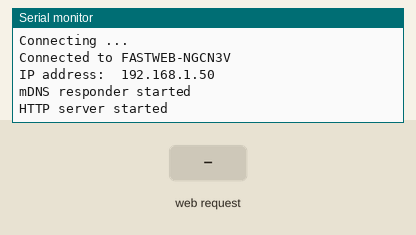
A program run on a simulated ESP8266 (NodeMCU). Parts: the last lines printed to the serial monitor. Inputs (shaded band) come from the test bench. WiFi joins after 1.5 s; servers stay silent unless stated; storage starts empty.

Above: at 2.7 s.
2.8 s: HTTP request GET /upload received
At 4.0 s:
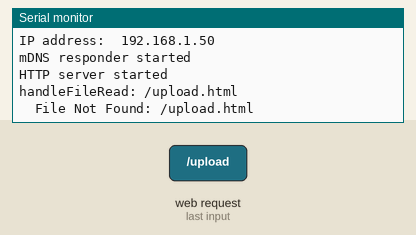
4.3 s: HTTP request GET /upload/uri received
At 5.2 s:
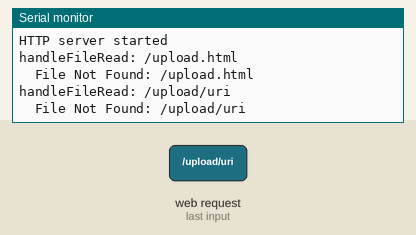

The program:

main.cpp
```cpp
#include <ESP8266WiFi.h>
#include <WiFiClient.h>
#include <ESP8266WiFiMulti.h>
#include <ESP8266HTTPClient.h>
#include <ESP8266mDNS.h>
#include <ESP8266WebServer.h>
#include <SD.h>
const char *ssid = "FASTWEB-NGCN3V";
const char *password = "G3P32AOH7L";
ESP8266WiFiMulti wifiMulti; // Create an instance of the ESP8266WiFiMulti class, called 'wifiMulti'

ESP8266WebServer server(80); // Create a webserver object that listens for HTTP request on port 80


String getContentType(String filename); // convert the file extension to the MIME type
bool handleFileRead(String path);       // send the right file to the client (if it exists)
void handleFileUpload();                // upload a new file to the SD
void setup()
{

    //client.begin()

    Serial.begin(115200); // Start the Serial communication to send messages to the computer
    delay(10);
    Serial.println('\n');

    wifiMulti.addAP(ssid, password); // add Wi-Fi networks you want to connect to

    Serial.println("Connecting ...");
    int i = 0;
    while (wifiMulti.run() != WL_CONNECTED)
    { // Wait for the Wi-Fi to connect
        delay(1000);
        Serial.print(++i);
        Serial.print(' ');
    }
    Serial.println('\n');
    Serial.print("Connected to ");
    Serial.println(WiFi.SSID()); // Tell us what network we're connected to
    Serial.print("IP address:\t");
    Serial.println(WiFi.localIP()); // Send the IP address of the ESP8266 to the computer

    if (MDNS.begin("esp8266"))
    { // Start the mDNS responder for esp8266.local
        Serial.println("mDNS responder started");
    }
    else
    {
        Serial.println("Error setting up MDNS responder!");
    }

    SD.begin(D2); // Start the SPI Flash Files System

    server.on("/upload", HTTP_GET, []() {                 // if the client requests the upload page
    if (!handleFileRead("/upload.html"))                // send it if it exists
      server.send(404, "text/plain", "404: Not Found"); // otherwise, respond with a 404 (Not Found) error
  });


    server.on(
        "/upload/uri", HTTP_POST, // if the client posts to the upload page
        []() { server.send(200); },
        handleFileUpload // Receive and save the file
    );

    server.onNotFound([]() {                                  // If the client requests any URI
        if (!handleFileRead(server.uri()))                    // send it if it exists
            server.send(404, "text/plain", "404: Not Found"); // otherwise, respond with a 404 (Not Found) error
    });

    server.begin(); // Actually start the server
    Serial.println("HTTP server started");
}

void loop()
{
    server.handleClient();
}


String getContentType(String filename){
  if(filename.endsWith(".htm")) return "text/html";
  else if(filename.endsWith(".html")) return "text/html";
  else if(filename.endsWith(".css")) return "text/css";
  else if(filename.endsWith(".js")) return "application/javascript";
  else if(filename.endsWith(".png")) return "image/png";
  else if(filename.endsWith(".gif")) return "image/gif";
  else if(filename.endsWith(".jpg")) return "image/jpeg";
  else if(filename.endsWith(".ico")) return "image/x-icon";
  else if(filename.endsWith(".xml")) return "text/xml";
  else if(filename.endsWith(".pdf")) return "application/x-pdf";
  else if(filename.endsWith(".zip")) return "application/x-zip";
  else if(filename.endsWith(".gz")) return "application/x-gzip";
  return "text/plain";
}


bool handleFileRead(String path)
{ // send the right file to the client (if it exists)
    Serial.println("handleFileRead: " + path);
    if (path.endsWith("/"))
        path += "indexU.html";                  // If a folder is requested, send the index file
    String contentType = getContentType(path); // Get the MIME type
    String pathWithGz = path + ".gz";
    if (SD.exists(pathWithGz) || SD.exists(path))
    {                                                       // If the file exists, either as a compressed archive, or normal
        if (SD.exists(pathWithGz))                      // If there's a compressed version available
            path = pathWithGz;                              // Use the compressed verion
        File file = SD.open(path, "r");                 // Open the file
        size_t sent = server.streamFile(file, contentType); // Send it to the client
        file.close();                                       // Close the file again
        Serial.println(String("\tSent file: ") + path);
        return true;
    }
    Serial.println(String("\tFile Not Found: ") + path); // If the file doesn't exist, return false
    return false;
}


void handleFileUpload()
{ // upload a new file to the SD
    static File fsUploadFile;
    HTTPUpload &upload = server.upload();

    if (upload.status == UPLOAD_FILE_START)
    {
        String filename = upload.filename;
        if (!filename.startsWith("/"))
            filename = "/" + filename;
        Serial.print("handleFileUpload Name: ");
        Serial.println(filename);
        fsUploadFile = SD.open(filename, "w"); // Open the file for writing in SD (create if it doesn't exist)
    }
    else if (upload.status == UPLOAD_FILE_WRITE)
    {
        if (fsUploadFile)
            fsUploadFile.write(upload.buf, upload.currentSize); // Write the received bytes to the file
    }
    else if (upload.status == UPLOAD_FILE_END)
    {
        if (fsUploadFile)
        {                         // If the file was successfully created
            fsUploadFile.close(); // Close the file again
            Serial.print("handleFileUpload Size: ");
            Serial.println(upload.totalSize);
            server.sendHeader("Location", "/success.html"); // Redirect the client to the success page
            server.send(303);
        }
        else
        {
            Serial.println("File upload failed");
            server.send(500, "text/plain", "500: couldn't create file");
        }
    }
}
```

Measured:
- after the input at 2.8 s, the serial monitor: prints a new line at once (image 1)
- after the input at 4.3 s, the serial monitor: prints a new line at once (image 2)
